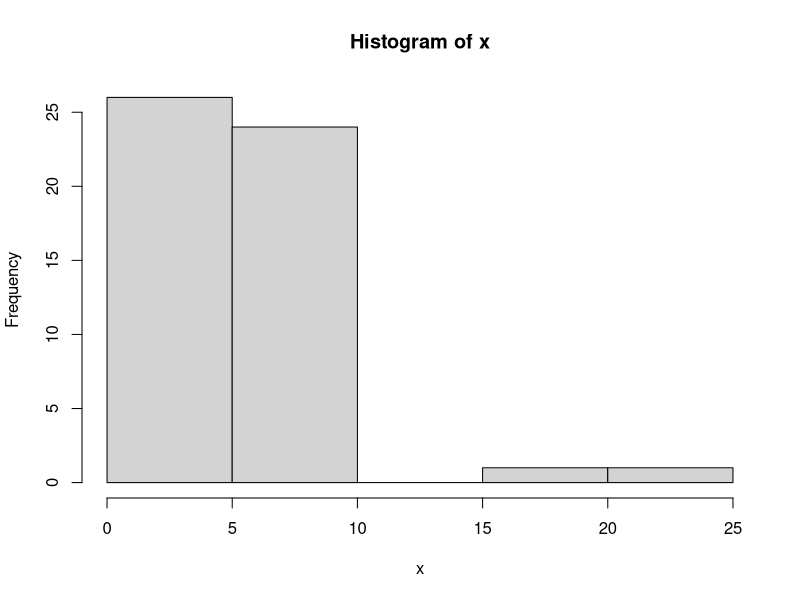
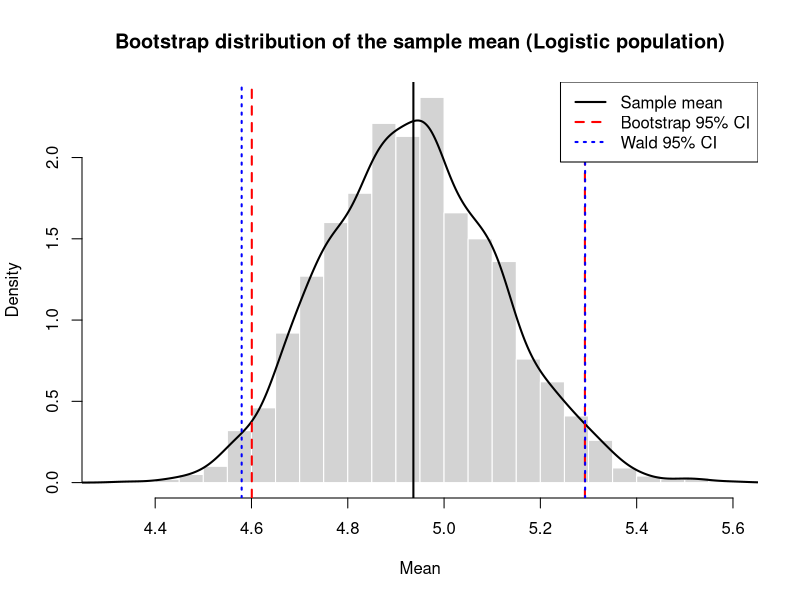

The R script that drew these images, in order:
## ---- chunk 1
# Create a random dataset
set.seed(123)  # for reproducibility

# Generate a random dataset of 50 points from a normal distribution
n <- 50
x <- rnorm(n, mean = 5, sd = 2)  

# Optional: add a few outliers
x <- c(x, 20, 25)

# Quick look at the dataset
hist(x)
## ---- chunk 2
# Estimate mean and scale
mu_hat <- mean(x)
s_hat  <- sd(x) * sqrt(3)/pi   # approximate logistic scale from SD

# Variance of the sample mean using logistic formula
var_mu <- (pi^2 * s_hat^2) / (3 * n)  # Var(mean) = Var(X)/n
se_mu  <- sqrt(var_mu)

# 95% Wald CI
z <- qnorm(0.975)
ci_wald <- mu_hat + c(-1,1) * z * se_mu
ci_wald
## ---- chunk 3
set.seed(123)
B <- 1000  # number of bootstrap samples
mu_boot <- replicate(B, {
  xb <- sample(x, replace = TRUE)
  mean(xb)
})

# 95% percentile bootstrap CI
ci_boot <- quantile(mu_boot, probs = c(0.025, 0.975))
ci_boot
## ---- chunk 4
# libraries
library(ggplot2)
library(dplyr)

# Bootstrap CIs for the mean under a Logistic(mu, s) population
# Compare Normal (Wald) CI vs Percentile Bootstrap CI

# Define the observed parameters
mu <- 5
s <- 1                  # Logistic location & scale
n <- 80                 # sample size

# Simulate logistic via inverse-CDF (same as MATLAB)
u <- runif(n)
X <- rlogis(n, location = mu, scale = s)

# --- Point estimate and asymptotic (normal/Wald) CI ---
xbar <- mean(X)
s_hat <- sqrt(var(X) * 3 / pi^2)   # plug-in estimator for logistic scale
z <- qnorm(0.975)

ci_wald <- c(
  xbar - z * sqrt((pi^2 * s_hat^2) / (3 * n)),
  xbar + z * sqrt((pi^2 * s_hat^2) / (3 * n))
)

# --- Bootstrap percentile CI ---
B <- 2000
boot_means <- numeric(B)

for (b in 1:B) {
  Xb <- sample(X, size = n, replace = TRUE)
  boot_means[b] <- mean(Xb)
}

ci_boot <- quantile(boot_means, probs = c(0.025, 0.975))

# --- Display results ---
cat(sprintf("Sample mean      = %.4f\n", xbar))
cat(sprintf("Normal (Wald) CI = [%.4f, %.4f]\n", ci_wald[1], ci_wald[2]))
cat(sprintf("Percentile CI    = [%.4f, %.4f]\n", ci_boot[1], ci_boot[2]))

# --- Compare widths ---
width_wald <- diff(ci_wald)
width_boot <- diff(ci_boot)
cat(sprintf("Wald width       = %.4f\n", width_wald))
cat(sprintf("Bootstrap width  = %.4f\n", width_boot))

# --- Plot ---
hist(boot_means, breaks = 40, freq = FALSE,
     main = "Bootstrap distribution of the sample mean (Logistic population)",
     xlab = "Mean", col = "lightgray", border = "white")

# Add density curve
lines(density(boot_means), col = "black", lwd = 2)

# Add reference lines
abline(v = xbar, col = "black", lwd = 2)                 # sample mean
abline(v = ci_boot, col = "red", lty = 2, lwd = 2)       # bootstrap CI
abline(v = ci_wald, col = "blue", lty = 3, lwd = 2)      # normal (Wald) CI

legend("topright",
       legend = c("Sample mean", "Bootstrap 95% CI", "Wald 95% CI"),
       col = c("black", "red", "blue"),
       lty = c(1, 2, 3),
       lwd = 2)

